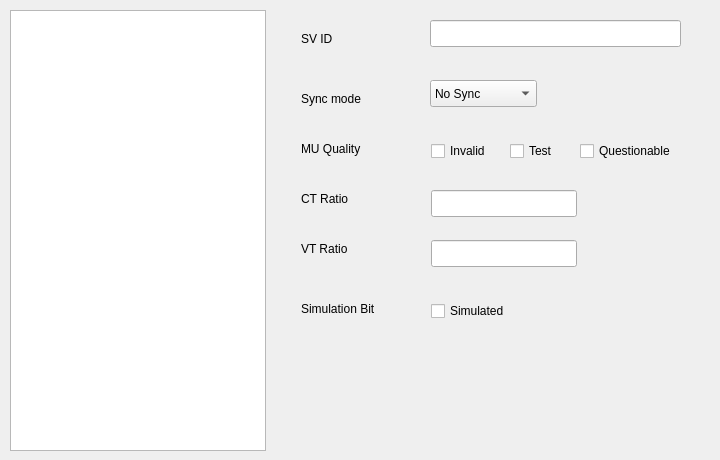
    <widget class="QWidget" name="tpMU_6">
     <attribute name="title">
      <string>MU6</string>
     </attribute>
     <widget class="QTableWidget" name="tbMU_6">
      <property name="geometry">
       <rect>
        <x>10</x>
        <y>10</y>
        <width>256</width>
        <height>441</height>
       </rect>
      </property>
     </widget>
     <widget class="QLineEdit" name="edtSvId_6">
      <property name="geometry">
       <rect>
        <x>430</x>
        <y>20</y>
        <width>251</width>
        <height>27</height>
       </rect>
      </property>
     </widget>
     <widget class="QCheckBox" name="chkqQues_6">
      <property name="geometry">
       <rect>
        <x>580</x>
        <y>140</y>
        <width>131</width>
        <height>22</height>
       </rect>
      </property>
      <property name="text">
       <string>Questionable</string>
      </property>
     </widget>
     <widget class="QCheckBox" name="chkqInvalid_6">
      <property name="geometry">
       <rect>
        <x>431</x>
        <y>140</y>
        <width>75</width>
        <height>22</height>
       </rect>
      </property>
      <property name="text">
       <string>Invalid</string>
      </property>
     </widget>
     <widget class="QCheckBox" name="chkqTest_6">
      <property name="geometry">
       <rect>
        <x>510</x>
        <y>140</y>
        <width>97</width>
        <height>22</height>
       </rect>
      </property>
      <property name="text">
       <string>Test</string>
      </property>
     </widget>
     <widget class="QLineEdit" name="edtCTr_6">
      <property name="geometry">
       <rect>
        <x>431</x>
        <y>190</y>
        <width>146</width>
        <height>27</height>
       </rect>
      </property>
     </widget>
     <widget class="QLineEdit" name="edtVTr_6">
      <property name="geometry">
       <rect>
        <x>431</x>
        <y>240</y>
        <width>146</width>
        <height>27</height>
       </rect>
      </property>
     </widget>
     <widget class="QComboBox" name="cmbSyncMode_6">
      <property name="geometry">
       <rect>
        <x>430</x>
        <y>80</y>
        <width>107</width>
        <height>27</height>
       </rect>
      </property>
      <item>
       <property name="text">
        <string>No Sync</string>
       </property>
      </item>
      <item>
       <property name="text">
        <string>Local Sync</string>
       </property>
      </item>
      <item>
       <property name="text">
        <string>Global Sync</string>
       </property>
      </item>
     </widget>
     <widget class="QLabel" name="lblQuality_6">
      <property name="geometry">
       <rect>
        <x>301</x>
        <y>140</y>
        <width>78</width>
        <height>17</height>
       </rect>
      </property>
      <property name="text">
       <string>MU Quality</string>
      </property>
     </widget>
     <widget class="QLabel" name="lblCTr_6">
      <property name="geometry">
       <rect>
        <x>301</x>
        <y>190</y>
        <width>58</width>
        <height>17</height>
       </rect>
      </property>
      <property name="text">
       <string>CT Ratio</string>
      </property>
     </widget>
     <widget class="QLabel" name="lblVTr_6">
      <property name="geometry">
       <rect>
        <x>301</x>
        <y>240</y>
        <width>59</width>
        <height>17</height>
       </rect>
      </property>
      <property name="text">
       <string>VT Ratio</string>
      </property>
     </widget>
     <widget class="QLabel" name="lblSvId_6">
      <property name="geometry">
       <rect>
        <x>301</x>
        <y>30</y>
        <width>36</width>
        <height>17</height>
       </rect>
      </property>
      <property name="text">
       <string>SV ID</string>
      </property>
     </widget>
     <widget class="QLabel" name="lblSyncMode_6">
      <property name="geometry">
       <rect>
        <x>301</x>
        <y>90</y>
        <width>74</width>
        <height>17</height>
       </rect>
      </property>
      <property name="text">
       <string>Sync mode</string>
      </property>
     </widget>
     <widget class="QCheckBox" name="chk_Simu_6">
      <property name="geometry">
       <rect>
        <x>431</x>
        <y>300</y>
        <width>101</width>
        <height>22</height>
       </rect>
      </property>
      <property name="text">
       <string>Simulated</string>
      </property>
     </widget>
     <widget class="QLabel" name="lblSimu_6">
      <property name="geometry">
       <rect>
        <x>301</x>
        <y>300</y>
        <width>94</width>
        <height>17</height>
       </rect>
      </property>
      <property name="text">
       <string>Simulation Bit</string>
      </property>
     </widget>
    </widget>
